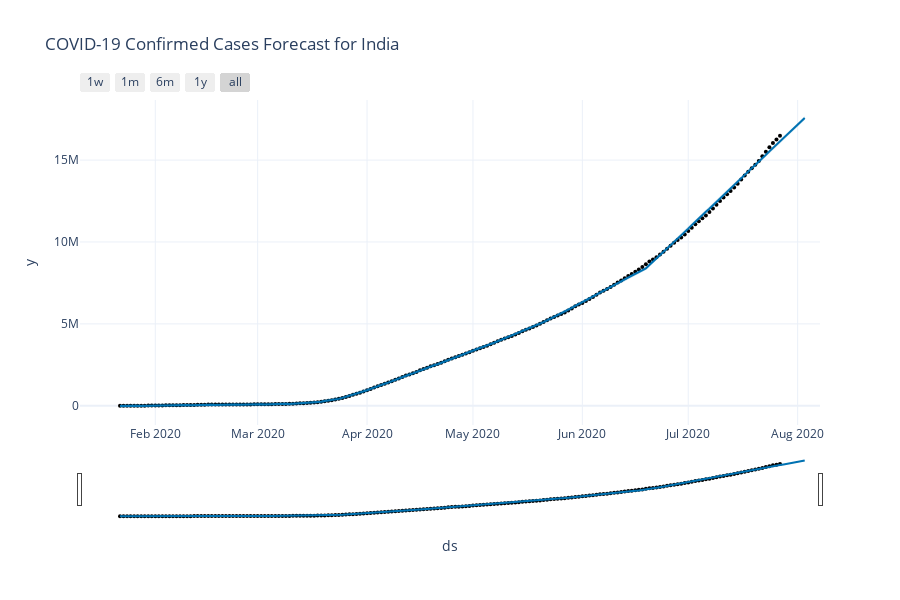

The code cell stored with this chart in its notebook:
### Code cell
fig_forecast = plot_plotly(model, forecast)
fig_forecast.update_layout(title_text=f'COVID-19 Confirmed Cases Forecast for {country}')
fig_forecast.show()

### Figure 1 — Plotly figure (JSON) as saved in the notebook; plotly's stock layout.template omitted (floating-point values rounded to 4 significant figures; data arrays with more than 128 entries replaced by an {"elided": "..."} marker saying what was removed)
{"data": [{"marker": {"color": "black", "size": 4}, "mode": "markers", "name": "Actual", "type": "scatter", "x": {"elided": "188 str values"}, "y": {"elided": "188 int values"}}, {"hoverinfo": "skip", "line": {"width": 0}, "mode": "lines", "type": "scatter", "x": {"elided": "195 str values"}, "y": {"elided": "195 float values"}}, {"fill": "tonexty", "fillcolor": "rgba(0, 114, 178, 0.2)", "line": {"color": "#0072B2", "width": 2}, "mode": "lines", "name": "Predicted", "type": "scatter", "x": {"elided": "195 str values"}, "y": {"elided": "195 float values"}}, {"fill": "tonexty", "fillcolor": "rgba(0, 114, 178, 0.2)", "hoverinfo": "skip", "line": {"width": 0}, "mode": "lines", "type": "scatter", "x": {"elided": "195 str values"}, "y": {"elided": "195 float values"}}], "layout": {"height": 600, "showlegend": false, "title": {"text": "COVID-19 Confirmed Cases Forecast for India"}, "width": 900, "xaxis": {"rangeselector": {"buttons": [{"count": 7, "label": "1w", "step": "day", "stepmode": "backward"}, {"count": 1, "label": "1m", "step": "month", "stepmode": "backward"}, {"count": 6, "label": "6m", "step": "month", "stepmode": "backward"}, {"count": 1, "label": "1y", "step": "year", "stepmode": "backward"}, {"step": "all"}]}, "rangeslider": {"visible": true}, "title": {"text": "ds"}, "type": "date"}, "yaxis": {"title": {"text": "y"}}}}
